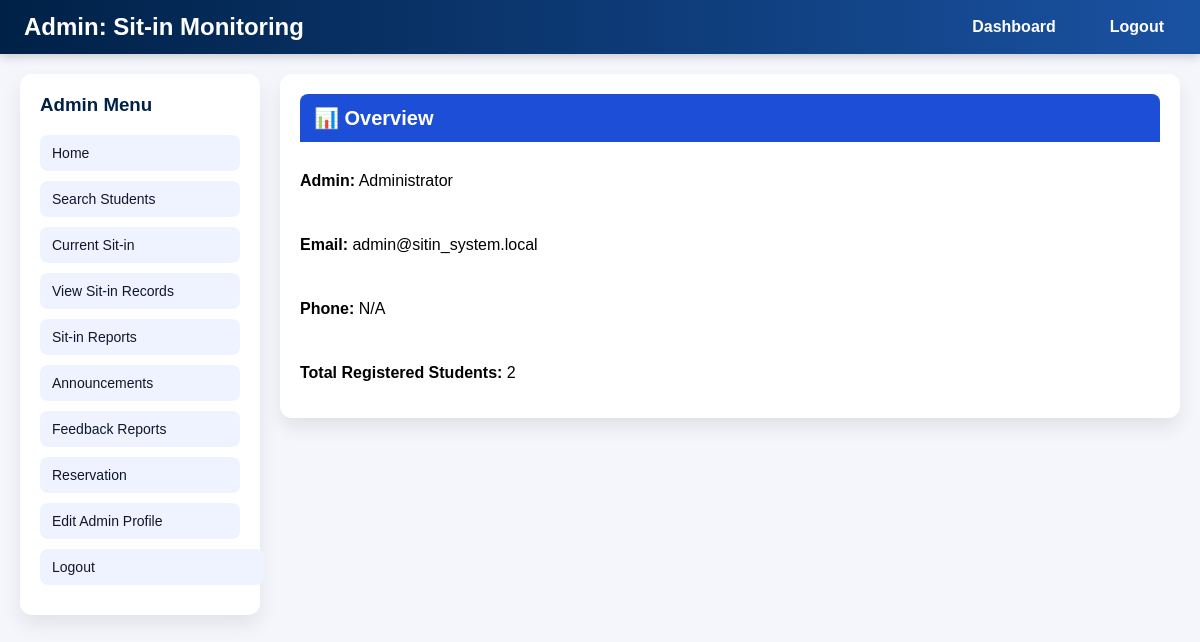
Screenshot of /admin_dashboard.php (signed in) with the database file from the repository.
### tables this page shows
CREATE TABLE `admin_profile` (
  `id` int(11) NOT NULL,
  `username` varchar(50) NOT NULL,
  `full_name` varchar(100) NOT NULL,
  `email` varchar(100) NOT NULL,
  `phone` varchar(50) DEFAULT NULL
);

### admin_dashboard.php (the view, shortened to what this page needs)
<?php
include 'db.php';
$conn->query("CREATE TABLE IF NOT EXISTS admin_profile (
    id INT AUTO_INCREMENT PRIMARY KEY,
    username VARCHAR(50) NOT NULL UNIQUE,
    full_name VARCHAR(100) NOT NULL,
    email VARCHAR(100) NOT NULL,
    phone VARCHAR(50) DEFAULT NULL
) ENGINE=InnoDB DEFAULT CHARSET=utf8mb4");
$conn->query("CREATE TABLE IF NOT EXISTS sitin_reservations (
    id INT AUTO_INCREMENT PRIMARY KEY,
    id_number VARCHAR(50) NOT NULL,
    student_name VARCHAR(150) NOT NULL,
    purpose VARCHAR(255) NOT NULL,
    lab VARCHAR(50) NOT NULL,
    time_in TIME,
    `date` DATE,
    remaining_sessions INT NOT NULL,
    status ENUM('pending','approved','rejected','cancelled','completed') DEFAULT 'pending',
    time_out TIMESTAMP NULL,
    created_at TIMESTAMP DEFAULT CURRENT_TIMESTAMP
) ENGINE=InnoDB DEFAULT CHARSET=utf8mb4");
$adminUsername = 'admin';
$conn->query("CREATE TABLE IF NOT EXISTS feedback (
    id INT AUTO_INCREMENT PRIMARY KEY,
    id_number VARCHAR(50) NOT NULL,
    history_id INT DEFAULT NULL,
    rating INT NOT NULL,
    comment TEXT,
    created_at DATETIME DEFAULT CURRENT_TIMESTAMP
) ENGINE=InnoDB DEFAULT CHARSET=utf8mb4");
$conn->query("CREATE TABLE IF NOT EXISTS computers (
    id INT AUTO_INCREMENT PRIMARY KEY,
    lab_name VARCHAR(50) NOT NULL,
    computer_name VARCHAR(50) NOT NULL,
    status ENUM('available', 'in_use', 'maintenance') DEFAULT 'available',
    created_at DATETIME DEFAULT CURRENT_TIMESTAMP
) ENGINE=InnoDB DEFAULT CHARSET=utf8mb4");
$conn->query("CREATE TABLE IF NOT EXISTS reservations (
    id INT AUTO_INCREMENT PRIMARY KEY,
    id_number VARCHAR(50) NOT NULL,
    student_name VARCHAR(100) NOT NULL,
    lab_name VARCHAR(50) NOT NULL,
    computer_name VARCHAR(50) NOT NULL,
    purpose VARCHAR(100) NOT NULL,
    reservation_date DATE NOT NULL,
    time_in TIME NOT NULL,
    time_out TIME,
    status ENUM('pending', 'approved', 'rejected', 'completed', 'cancelled') DEFAULT 'pending',
    created_at DATETIME DEFAULT CURRENT_TIMESTAMP
) ENGINE=InnoDB DEFAULT CHARSET=utf8mb4");
$conn->query("CREATE TABLE IF NOT EXISTS announcements (
    id INT AUTO_INCREMENT PRIMARY KEY,
    title VARCHAR(200) NOT NULL,
    message TEXT NOT NULL,
    created_at DATETIME DEFAULT CURRENT_TIMESTAMP
) ENGINE=InnoDB DEFAULT CHARSET=utf8mb4");
$profileStmt = $conn->prepare("SELECT username, full_name, email, phone FROM admin_profile WHERE username = ? LIMIT 1");
$profileStmt->bind_param('s', $adminUsername);
$profileStmt->execute();
$profileResult = $profileStmt->get_result();
$adminProfile = $profileResult->fetch_assoc();
$search = isset($_GET['search']) ? trim($_GET['search']) : '';
if ($search !== '') {
$stmt = $conn->prepare("SELECT id_number, last_name, first_name, middle_name, course, year_level, email, COALESCE(remaining_sessions, 28) as remaining_sessions FROM students WHERE id_number LIKE ? OR last_name LIKE ? OR first_name LIKE ?");
    $like = "%{$search}%";
    $stmt->bind_param('sss', $like, $like, $like);
    $stmt->execute();
    $result = $stmt->get_result();
} else {
    $result = $conn->query("SELECT id_number, last_name, first_name, middle_name, course, year_level, email, address FROM students ORDER BY last_name, first_name");
}
$total_students = $result ? $result->num_rows : 0;
?>
<!DOCTYPE html>
<html>
<head>
    <link rel="stylesheet" href="css/style.css">
</head>
<body>
<header class="topbar">
    <div class="topbar-left"><h2>Admin: Sit-in Monitoring</h2></div>
    <nav class="topbar-nav">
        <a href="admin_dashboard.php" class="active">Dashboard</a>
        <a href="logout.php">Logout</a>
    </nav>
</header>
<div class="admin-layout">
    <aside class="admin-sidebar">
        <h3>Admin Menu</h3>
        <ul>
            <li><button type="button" onclick="openFeature('homeModal')">Home</button></li>
            <li><button type="button" onclick="openFeature('searchModal')">Search Students</button></li>
            <li><button type="button" onclick="openFeature('currentSitInModal')">Current Sit-in</button></li>
            <li><button type="button" onclick="openFeature('recordsModal')">View Sit-in Records</button></li>
            <li><button type="button" onclick="openFeature('reportsModal')">Sit-in Reports</button></li>
            <li><button type="button" onclick="openFeature('announcementModal')">Announcements</button></li>
            <li><button type="button" onclick="openFeature('feedbackModal')">Feedback Reports</button></li>
            <li><button type="button" onclick="openFeature('reservationModal')">Reservation</button></li>
            <li><button type="button" onclick="openFeature('profileModal')">Edit Admin Profile</button></li>
            <li><a href="logout.php">Logout</a></li>
        </ul>
    </aside>
    <main class="admin-main">
        <section class="dashboard-card">
            <h3>📊 Overview</h3>
            <p><strong>Admin:</strong> <?php echo htmlspecialchars($adminProfile['full_name']); ?></p>
            <p><strong>Email:</strong> <?php echo htmlspecialchars($adminProfile['email']); ?></p>
            <p><strong>Phone:</strong> <?php echo htmlspecialchars($adminProfile['phone']); ?></p>
            <p><strong>Total Registered Students:</strong> <?php echo $total_students; ?></p>
        </section>
</body>
</html>

### css/style.css (style rules this page uses)
body { font-family: Arial; background: #f4f6fb; margin:0; }
.topbar { display: flex; justify-content: space-between; align-items: center; gap: 12px; padding: 10px 24px; background: linear-gradient(90deg, #002147, #1a52a2); color: #fff; position: sticky; top: 0; z-index: 500; box-shadow: 0 2px 10px rgba(0,0,0,0.2); }
.topbar-left h2 { margin: 0; font-size: 22px; }
.topbar-nav { display: flex; align-items: center; gap: 10px; }
.topbar-nav a, .topbar-nav .dropbtn { background: transparent; color: #fff; text-decoration: none; border: none; padding: 8px 12px; border-radius: 8px; cursor: pointer; font-weight: bold; }
.topbar h2 { margin: 0; font-size: 24px; }
header nav a { color: white; text-decoration: none; margin-left: 20px; font-weight: bold; }
.admin-layout { display: grid; grid-template-columns: 240px 1fr; gap: 20px; padding: 20px; }
.dashboard-card { background: white; border-radius: 12px; padding: 18px; box-shadow: 0 10px 18px rgba(0,0,0,0.08); }
.dashboard-card h3 { margin-top: 0; color: #002147; margin-bottom: 12px; }
.admin-sidebar { background: white; border-radius: 12px; padding: 20px; box-shadow: 0 10px 20px rgba(0,0,0,0.08); height: fit-content; }
.admin-sidebar h3 { margin-top: 0; color: #002147; }
.admin-sidebar ul { list-style: none; padding: 0; margin: 0; }
.admin-sidebar ul li { margin-bottom: 10px; }
.admin-sidebar ul li a, .admin-sidebar ul li button { width: 100%; border: none; background: #eef3ff; color: #0f172a; padding: 10px 12px; border-radius: 8px; text-align: left; font-size: 14px; cursor: pointer; text-decoration: none; }
.admin-sidebar ul li a { display: inline-block; }
.admin-main { display: flex; flex-direction: column; gap: 18px; }
.dashboard-card { background: white; border-radius: 12px; padding: 20px; box-shadow: 0 10px 18px rgba(0,0,0,0.08); }
.dashboard-card h3 { margin: 0; color: #fff; background: #1d4ed8; padding: 12px 14px; border-radius: 8px 8px 0 0; margin-bottom: 0; font-size: 20px; }
.dashboard-card { display: flex; flex-direction: column; gap: 14px; }

### rows the page displays
admin_profile: full_name "Administrator", email "admin@sitin_system.local", phone "N/A"

### other values shown
$total_students "2"
